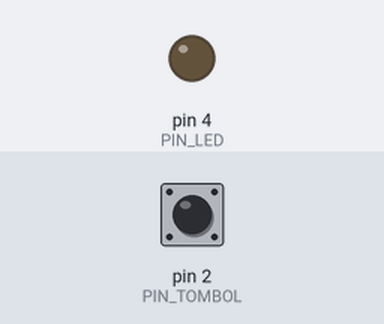
The sketch below on a simulated Arduino Uno, built with avr-gcc and run on an emulated ATmega328P. On the bench: output pins drawn as LEDs (lit = HIGH). The test bench sets the inputs (shaded band); at power-on: pin 2 (PIN_TOMBOL) LOW.

Above: at 1.2 s.
1.3 s: pin 2 (PIN_TOMBOL) pulled HIGH for 0.15 s
At 1.37 s:
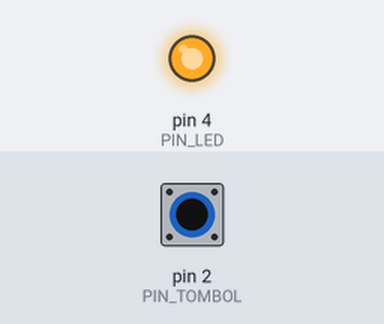
2.9 s: pin 2 (PIN_TOMBOL) pulled HIGH for 3.2 s
At 6.4 s:
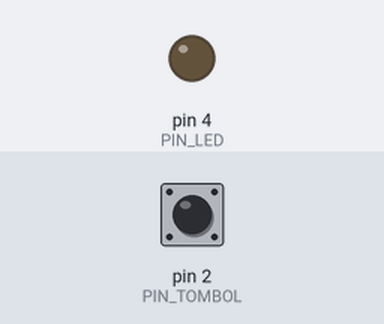
Timing chart, 0 to 7.9 s (numbered marks = the images above; inputs shaded):
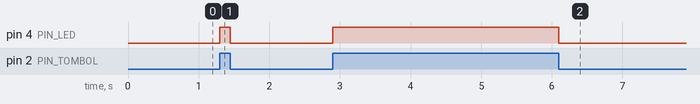

The sketch:

tombol.ino
```cpp
// Contoh penggunaan tombol
//   untuk mengontrol LED

const int PIN_LED = 4;
const int PIN_TOMBOL = 2;

void setup()
{
  pinMode(PIN_LED, OUTPUT);
  pinMode(PIN_TOMBOL, INPUT);
}

void loop()
{
  int keadaanTombol = digitalRead(PIN_TOMBOL);
  digitalWrite(PIN_LED, keadaanTombol);
}
```

Measured:
- after the input at 1.3 s, pin 4 (PIN_LED): LOW → HIGH at once, → LOW 0.15 s later
- after the input at 2.9 s, pin 4 (PIN_LED): LOW → HIGH at once, → LOW 3.2 s later
